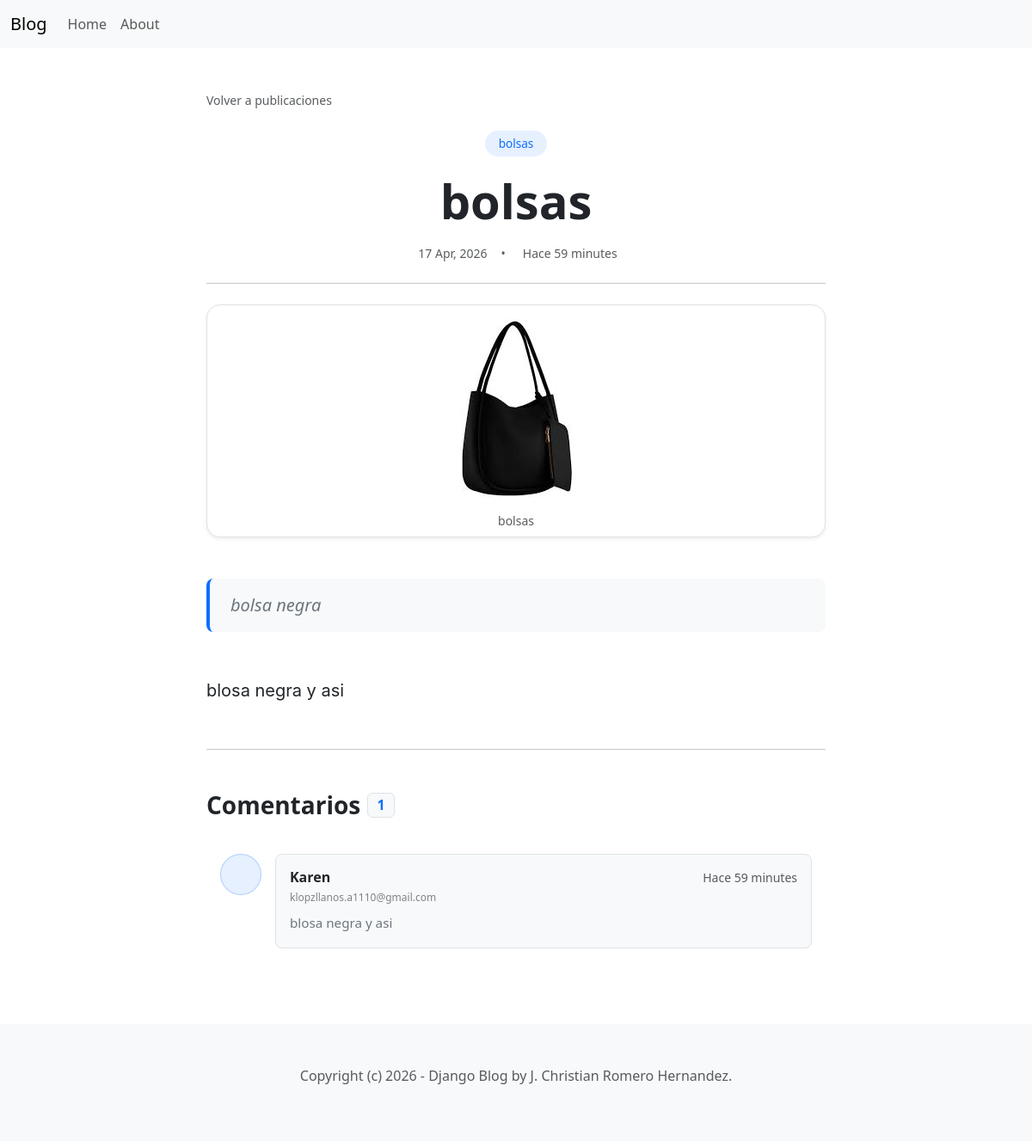
The page /blog/10/ on the database its author committed.
### blog/models.py (models this page shows, shortened)
class Post(models.Model):
    ACTIVE = 'active'
    DRAFT = 'draft'
    CHOICES_STATUS = {
        (ACTIVE, 'Active'),
        (DRAFT, 'Draft')
    }
    category = models.ForeignKey(Category, related_name='posts', on_delete=models.CASCADE)
    title = models.CharField(max_length=255)
    intro = models.TextField()
    body = models.TextField()
    created_at = models.DateTimeField(auto_now_add=True)
    status = models.CharField(max_length=10, choices=CHOICES_STATUS, default=ACTIVE)
    image = models.ImageField(upload_to='upload/', blank=True, null=True)

class Category(models.Model):
    title = models.CharField(max_length=255)
    class Meta:
        ordering = ('title',)
        verbose_name_plural = 'Categories'
    def __str__(self):
        return self.title

class Comment(models.Model):
    post = models.ForeignKey(Post, related_name='comments', on_delete=models.CASCADE)
    name = models.CharField(max_length=255)
    email = models.EmailField()
    body = models.TextField()
    created_at = models.DateTimeField(auto_now_add=True)

### blog/views.py (the view)
# urls.py: path('blog/<int:id>/', detail, name='post_detail'),
def detail(request, id):
    post = get_object_or_404(Post, id=id, status=Post.ACTIVE)
    context = {
        'post': post,
    }
    return render(request, 'blog/detail.html', context)

### blog/templates/blog/detail.html (shortened to what this page needs)
{% extends 'blog/base.html' %}
{% block content %}
<div class="container py-5">
    <div class="row justify-content-center">
        <div class="col-lg-8">
            <nav aria-label="breadcrumb" class="mb-4">
                <a href="{% url 'home' %}" class="text-decoration-none text-muted small transition-all hover-link">
                     Volver a publicaciones
                </a>
            </nav>
            <article class="blog-post">
                <header class="mb-4 text-center"> <div class="mb-3">
                        <span class="badge rounded-pill bg-primary bg-opacity-10 text-primary px-3 py-2 fs-7 fw-medium">
                            {{ post.category }}
                        </span>
                    </div>
                    <h1 class="display-4 fw-extrabold mb-3 lh-sm text-dark">{{ post.title }}</h1>
                    <div class="text-muted d-flex align-items-center gap-3 justify-content-center small">
                        <span> {{ post.created_at|date:"d M, Y" }}</span>
                        <span>•</span>
                        <span> Hace {{ post.created_at|timesince }}</span>
                    </div>
                </header>
                <hr class="my-4 opacity-25">
                {% if post.image %}
                <div class="d-flex justify-content-center mb-5 mt-4 p-2 bg-white rounded-4 shadow-sm border">
                    <figure class="figure m-0 text-center">
                        <img src="{{post.image.url}}"
                             class="figure-img img-fluid rounded-3 m-0"
                             alt="{{post.title}}"
                             style="max-height: 450px; width: auto; object-fit: contain;">
                        <figcaption class="figure-caption text-center mt-2 small text-muted italic">
                            {{ post.title }}
                        </figcaption>
                    </figure>
                </div>
                {% endif %}
                <div class="lead fw-normal text-secondary mb-5 px-4 py-3 bg-light rounded-3 border-start border-4 border-primary quote-container">
                    {{ post.intro }}
                </div>
                <div class="post-body lh-lg fs-5 mb-5 text-dark">
                    {{ post.body|linebreaks }}
                </div>
            </article>
            <hr class="my-5 opacity-25">
            <section id="comments">
                <h3 class="mb-4 d-flex align-items-center fw-bold">
                    Comentarios
                    <span class="badge bg-light text-primary ms-2 fs-6 border">{{ post.comments.count }}</span>
                </h3>
                {% for comment in post.comments.all %}
                <div class="d-flex mb-4 p-3 rounded-3 hover-bg-light transition-all">
                    <div class="flex-shrink-0">
                        <div class="bg-primary bg-opacity-10 rounded-circle d-flex align-items-center justify-content-center border border-primary border-opacity-25"
                             style="width: 48px; height: 48px;">
                        </div>
                    </div>
                    <div class="flex-grow-1 ms-3">
                        <div class="p-3 bg-light rounded-3 border">
                            <div class="d-flex justify-content-between align-items-center mb-1">
                                <h6 class="mb-0 fw-bold text-dark">{{ comment.name }}</h6>
                                <small class="text-muted small">Hace {{ comment.created_at|timesince }}</small>
                            </div>
                            <div class="text-muted small mb-2 opacity-75" style="font-size: 0.75rem;">{{ comment.email }}</div>
                            <p class="mb-0 text-secondary" style="font-size: 0.95rem; line-height: 1.6;">
                                {{ comment.body }}
                            </p>
                        </div>
                    </div>
                </div>
                {% empty %}
                <div class="text-center py-4 bg-light rounded-3 border border-dashed">
                    <i class="bi bi-chat-left-dots text-muted fs-1"></i>
                    <p class="text-muted mt-2">Sé el primero en dejar un comentario.</p>
                </div>
                {% endfor %}
            </section>
        </div>
    </div>
</div>
{% endblock %}

### blog/templates/blog/detail.html (style rules this page uses)
.post-body { color: #1a1a1a; font-family: 'SF Pro Display', -apple-system, BlinkMacSystemFont, 'Segoe UI', Roboto, Oxygen, Ubuntu, Cantarell, 'Open Sans', 'Helvetica Neue', sans-serif; }
.post-body p { margin-bottom: 1.75rem; }
.img-fluid { image-rendering: -webkit-optimize-contrast; image-rendering: crisp-edges; }
.fs-7 { font-size: 0.85rem; }
.fw-extrabold { font-weight: 800; }
.transition-all { transition: all 0.3s ease-in-out; }
.quote-container { font-style: italic; }

### rows shown on the page
Post: category "bolsas", title "bolsas", created_at "17 Apr, 2026", created_at "59 minutes", image (picture), intro "bolsa negra", body "blosa negra y asi", comments.count "1"
Comment: name "Karen", created_at "59 minutes", email "klopzllanos.a1110@gmail.com", body "blosa negra y asi"
